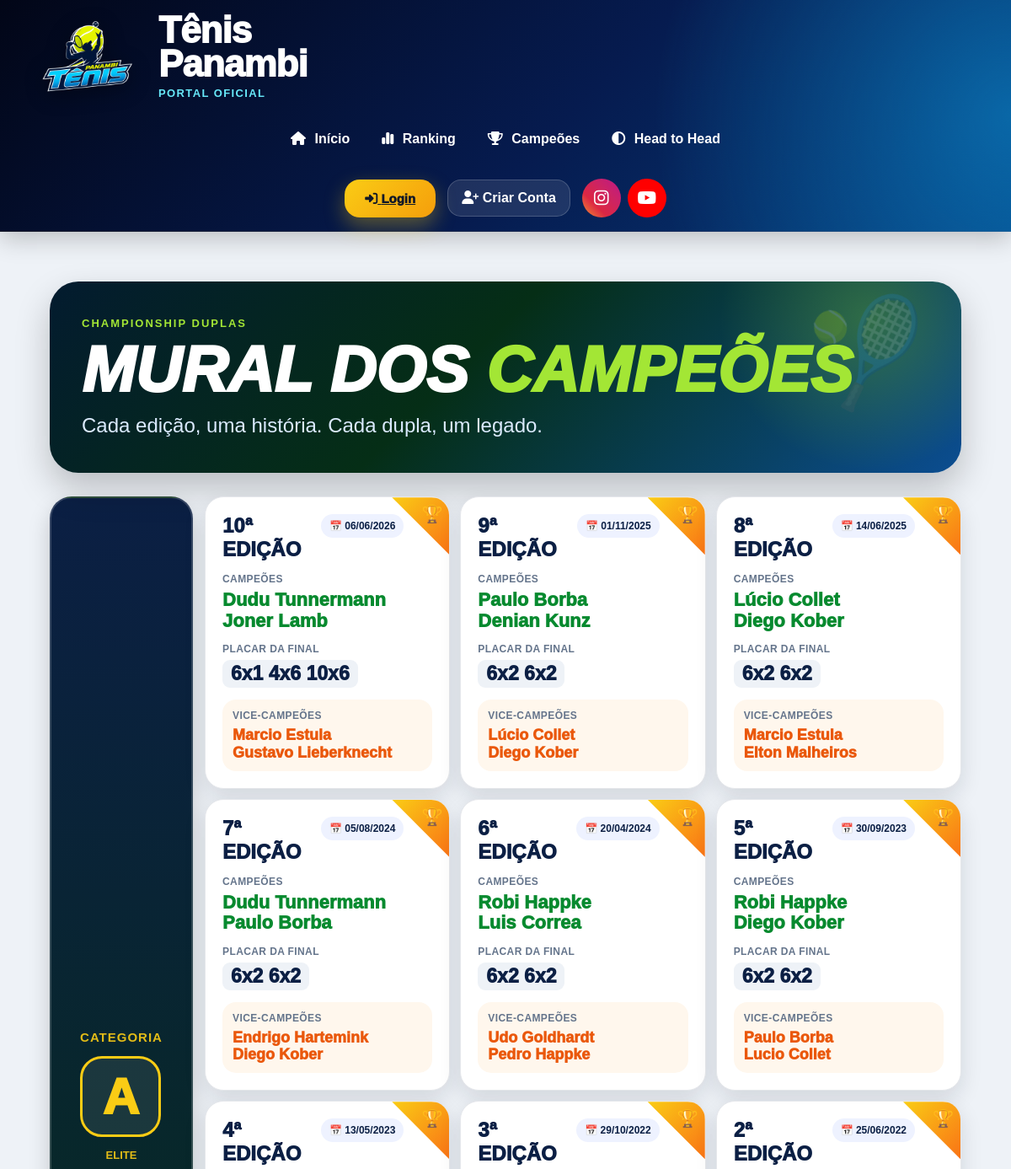
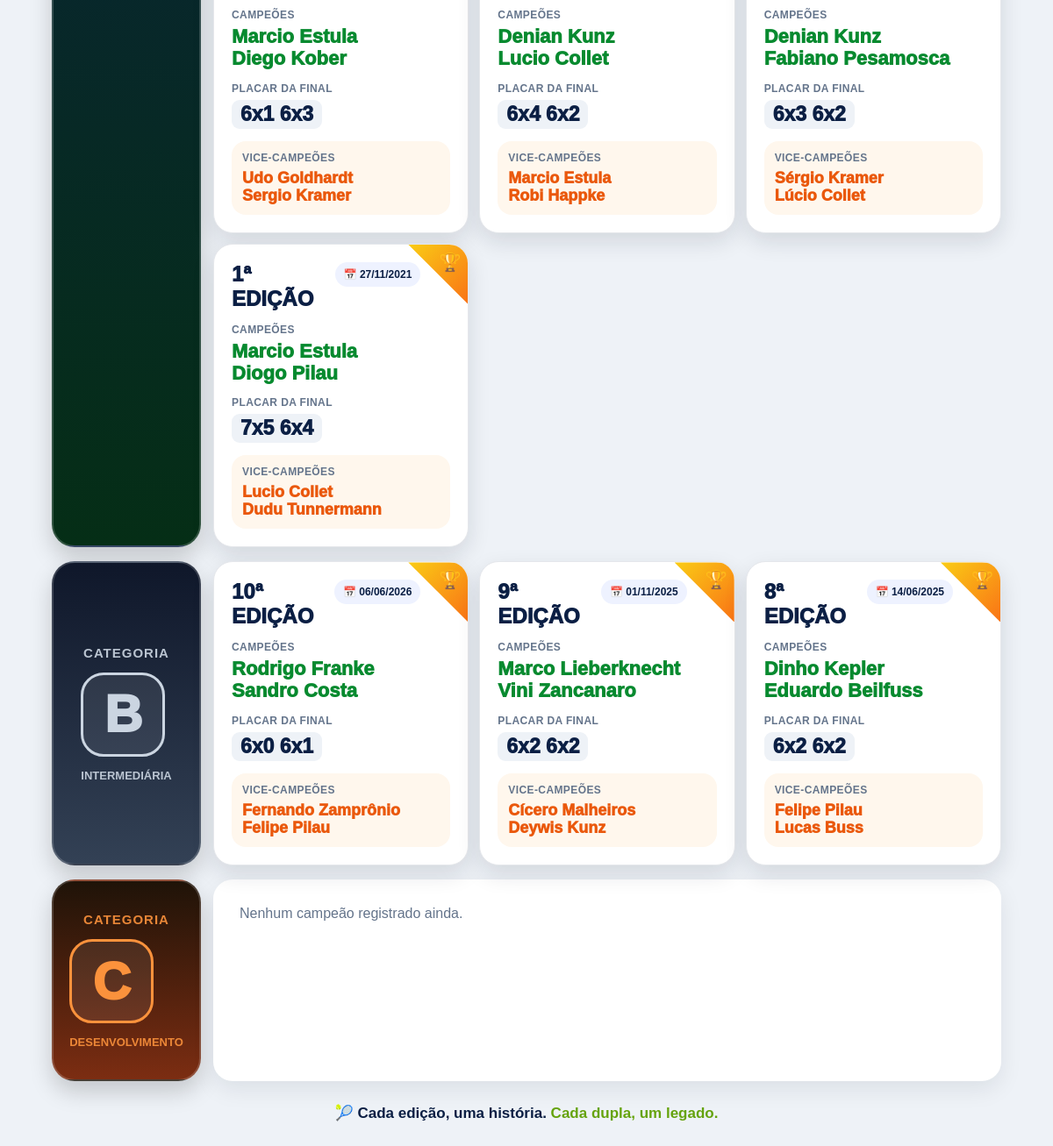
The app's page /mural-campeoes/ with its own data (2 pictures, top to bottom).
### core/models.py (models this page shows, shortened)
class CampeaoTorneio(models.Model):
    CATEGORIAS = [
        ('A', 'Categoria A'),
        ('B', 'Categoria B'),
        ('C', 'Categoria C'),
    ]
    categoria = models.CharField(
        max_length=1,
        choices=CATEGORIAS
    )
    edicao = models.IntegerField()
    data_final = models.DateField()
    campeao_1 = models.CharField(
        max_length=100
    )
    campeao_2 = models.CharField(
        max_length=100
    )
    finalista_1 = models.CharField(
        max_length=100
    )
    finalista_2 = models.CharField(
        max_length=100
    )
    placar = models.CharField(
        max_length=50
    )
    observacoes = models.TextField(
        blank=True,
        null=True
    )
    criado_em = models.DateTimeField(
        auto_now_add=True
    )
    class Meta:
        ordering = [
            'categoria',
            '-edicao'
        ]

### core/views.py (the view)
def mural_campeoes(request):
    campeoes_a = CampeaoTorneio.objects.filter(
        categoria='A'
    ).order_by('-edicao')
    campeoes_b = CampeaoTorneio.objects.filter(
        categoria='B'
    ).order_by('-edicao')
    campeoes_c = CampeaoTorneio.objects.filter(
        categoria='C'
    ).order_by('-edicao')
    return render(
        request,
        'jogador/mural_campeoes.html',
        {
            'campeoes_a': campeoes_a,
            'campeoes_b': campeoes_b,
            'campeoes_c': campeoes_c,
        }
    )

### core/templates/jogador/mural_campeoes.html (shortened to what this page needs)
{% extends 'base/base.html' %}
{% block content %}
<div class="mural-page">
    <div class="mural-hero">
        <div class="hero-kicker">CHAMPIONSHIP DUPLAS</div>
        <h1>Mural dos <span>Campeões</span></h1>
        <p>Cada edição, uma história. Cada dupla, um legado.</p>
    </div>
    <div class="categoria-row">
        <div class="categoria-badge cat-a">
            <div>
                <div class="label">Categoria</div>
                <div class="letra">A</div>
                <div class="sub">Elite</div>
            </div>
        </div>
        <div class="campeoes-track">
            {% for item in campeoes_a %}
                <div class="champ-card">
                    <div class="champ-top">
                        <div class="edicao">
                            {{ item.edicao }}ª edição
                        </div>
                        <div class="date-pill">
                            📅 {{ item.data_final|date:"d/m/Y" }}
                        </div>
                    </div>
                    <div class="small-label">Campeões</div>
                    <div class="champions">
                        {{ item.campeao_1 }}<br>
                        {{ item.campeao_2 }}
                    </div>
                    <div class="score-area">
                        <div class="small-label">Placar da final</div>
                        <div class="score-list">
                            {% for set in item.placar.splitlines %}
                                <span class="score-chip">{{ set }}</span>
                            {% empty %}
                                <span class="score-chip">{{ item.placar }}</span>
                            {% endfor %}
                        </div>
                    </div>
                    <div class="vice-box">
                        <div class="small-label">Vice-campeões</div>
                        <div class="vice-names">
                            {{ item.finalista_1 }}<br>
                            {{ item.finalista_2 }}
                        </div>
                    </div>
                </div>
            {% empty %}
                <div class="empty-card">
                    Nenhum campeão registrado ainda.
                </div>
            {% endfor %}
        </div>
    </div>
    <div class="categoria-row">
        <div class="categoria-badge cat-b">
            <div>
                <div class="label">Categoria</div>
                <div class="letra">B</div>
                <div class="sub">Intermediária</div>
            </div>
        </div>
        <div class="campeoes-track">
            {% for item in campeoes_b %}
                <div class="champ-card">
                    <div class="champ-top">
                        <div class="edicao">
                            {{ item.edicao }}ª edição
                        </div>
                        <div class="date-pill">
                            📅 {{ item.data_final|date:"d/m/Y" }}
                        </div>
                    </div>
                    <div class="small-label">Campeões</div>
                    <div class="champions">
                        {{ item.campeao_1 }}<br>
                        {{ item.campeao_2 }}
                    </div>
                    <div class="score-area">
                        <div class="small-label">Placar da final</div>
                        <div class="score-list">
                            {% for set in item.placar.splitlines %}
                                <span class="score-chip">{{ set }}</span>
                            {% empty %}
                                <span class="score-chip">{{ item.placar }}</span>
                            {% endfor %}
                        </div>
                    </div>
                    <div class="vice-box">
                        <div class="small-label">Vice-campeões</div>
                        <div class="vice-names">
                            {{ item.finalista_1 }}<br>
                            {{ item.finalista_2 }}
                        </div>
                    </div>
                </div>
            {% empty %}
                <div class="empty-card">
                    Nenhum campeão registrado ainda.
                </div>
            {% endfor %}
        </div>
    </div>
    <div class="categoria-row">
        <div class="categoria-badge cat-c">
            <div>
                <div class="label">Categoria</div>
                <div class="letra">C</div>
                <div class="sub">Desenvolvimento</div>
            </div>
        </div>
        <div class="campeoes-track">
            {% for item in campeoes_c %}
                <div class="champ-card">
                    <div class="champ-top">
                        <div class="edicao">
                            {{ item.edicao }}ª edição
                        </div>
                        <div class="date-pill">
                            📅 {{ item.data_final|date:"d/m/Y" }}
                        </div>
                    </div>
                    <div class="small-label">Campeões</div>
                    <div class="champions">
                        {{ item.campeao_1 }}<br>
                        {{ item.campeao_2 }}
                    </div>
                    <div class="score-area">
                        <div class="small-label">Placar da final</div>
                        <div class="score-list">
                            {% for set in item.placar.splitlines %}
                                <span class="score-chip">{{ set }}</span>
                            {% empty %}
                                <span class="score-chip">{{ item.placar }}</span>
                            {% endfor %}
                        </div>
                    </div>
                    <div class="vice-box">
                        <div class="small-label">Vice-campeões</div>
                        <div class="vice-names">
                            {{ item.finalista_1 }}<br>
                            {{ item.finalista_2 }}
                        </div>
                    </div>
                </div>
            {% empty %}
                <div class="empty-card">
                    Nenhum campeão registrado ainda.
                </div>
            {% endfor %}
        </div>
    </div>
    <div class="mural-footer">
        🎾 Cada edição, uma história. <span>Cada dupla, um legado.</span>
    </div>
</div>
{% endblock %}

### core/templates/base/base.html (style rules this page uses)
* { margin:0; padding:0; box-sizing:border-box; font-family:Arial, Helvetica, sans-serif; }
body { background:#eef2f7; overflow-x:hidden; }

### core/templates/jogador/mural_campeoes.html (style rules this page uses)
.mural-page { max-width:1600px; margin:0 auto; padding:24px; color:#0f172a; }
.mural-hero { position:relative; overflow:hidden; border-radius:34px; padding:42px 38px; margin-bottom:28px; color:white; background: radial-gradient(circle at 90% 20%, rgba(132,204,22,.32), transparent 18%), linear-gradient(135deg,#031b2f,#052e16 45%,#0b4d91); box-shadow:0 18px 40px rgba(0,0,0,.22); }
.mural-hero::after { content:'🎾'; position:absolute; right:34px; top:18px; font-size:110px; opacity:.18; transform:rotate(-18deg); }
.hero-kicker { color:#a3e635; font-weight:900; letter-spacing:2px; font-size:13px; margin-bottom:10px; }
.mural-hero h1 { margin:0; font-size:clamp(38px,7vw,76px); line-height:1; font-weight:1000; text-transform:uppercase; font-style:italic; }
.mural-hero h1 span { color:#a3e635; }
.mural-hero p { margin:14px 0 0; font-size:clamp(16px,3vw,24px); color:#dbeafe; }
.categoria-row { display:grid; grid-template-columns:170px 1fr; gap:14px; margin-bottom:16px; }
.categoria-badge { min-height:230px; border-radius:26px; padding:20px; display:flex; flex-direction:column; align-items:center; justify-content:center; text-align:center; color:white; box-shadow:0 12px 26px rgba(0,0,0,.18); border:2px solid rgba(255,255,255,.18); }
.categoria-badge .label { font-size:15px; letter-spacing:1px; font-weight:900; text-transform:uppercase; opacity:.9; }
.categoria-badge .letra { width:96px; height:96px; margin:14px 0; border-radius:26px; display:flex; align-items:center; justify-content:center; font-size:60px; font-weight:1000; border:3px solid currentColor; background:rgba(255,255,255,.08); }
.categoria-badge .sub { font-size:13px; font-weight:900; opacity:.9; text-transform:uppercase; }
.cat-a { background:linear-gradient(180deg,#0b1f44,#052e16); color:#facc15; }
.cat-b { background:linear-gradient(180deg,#0f172a,#334155); color:#cbd5e1; }
.cat-c { background:linear-gradient(180deg,#1f1308,#7c2d12); color:#fb923c; }
.campeoes-track { display:grid; grid-template-columns:repeat(auto-fit,minmax(280px,1fr)); gap:12px; }
.champ-card { position:relative; background:white; border-radius:22px; padding:20px; min-height:230px; box-shadow:0 10px 26px rgba(15,23,42,.12); border:1px solid #e5e7eb; overflow:hidden; }
.champ-card::before { content:''; position:absolute; top:0; right:0; width:68px; height:68px; background:linear-gradient(135deg,#facc15,#f97316); clip-path:polygon(100% 0,0 0,100% 100%); }
.champ-card::after { content:'🏆'; position:absolute; top:8px; right:8px; font-size:20px; }
.champ-top { display:flex; justify-content:space-between; align-items:flex-start; gap:12px; margin-bottom:14px; padding-right:34px; }
.edicao { color:#0b1f44; font-size:24px; font-weight:1000; text-transform:uppercase; }
.date-pill { background:#eef2ff; color:#0b1f44; border-radius:999px; padding:7px 10px; font-size:12px; font-weight:900; white-space:nowrap; }
.small-label { font-size:12px; color:#64748b; font-weight:900; text-transform:uppercase; letter-spacing:.4px; margin-bottom:6px; }
.champions { color:#078a2f; font-size:22px; line-height:1.12; font-weight:1000; margin-bottom:14px; }
.score-area { margin:10px 0 14px; }
.score-list { display:flex; flex-wrap:wrap; gap:8px; }
.score-chip { background:#eef2f7; color:#0b1f44; border-radius:9px; padding:5px 10px; font-size:23px; line-height:1; font-weight:1000; }
.vice-box { background:#fff7ed; border-radius:16px; padding:12px; margin-top:8px; }
.vice-names { color:#ea580c; font-size:18px; line-height:1.12; font-weight:1000; }
.empty-card { background:white; border-radius:22px; padding:30px; color:#64748b; box-shadow:0 10px 26px rgba(15,23,42,.08); }
.mural-footer { text-align:center; margin-top:26px; color:#0b1f44; font-weight:900; font-size:17px; }
.mural-footer span { color:#65a30d; }

### records on screen
CampeaoTorneio: edicao "10", data_final "06/06/2026", campeao_1 "Dudu Tunnermann", campeao_2 "Joner Lamb", splitlines "6x1 4x6 10x6", finalista_1 "Marcio Estula", finalista_2 "Gustavo Lieberknecht"
CampeaoTorneio: edicao "9", data_final "01/11/2025", campeao_1 "Paulo Borba", campeao_2 "Denian Kunz", splitlines "6x2 6x2", finalista_1 "Lúcio Collet", finalista_2 "Diego Kober"
CampeaoTorneio: edicao "8", data_final "14/06/2025", campeao_1 "Lúcio Collet", campeao_2 "Diego Kober", splitlines "6x2 6x2", finalista_1 "Marcio Estula", finalista_2 "Elton Malheiros"
CampeaoTorneio: edicao "7", data_final "05/08/2024", campeao_1 "Dudu Tunnermann", campeao_2 "Paulo Borba", splitlines "6x2 6x2", finalista_1 "Endrigo Hartemink", finalista_2 "Diego Kober"
CampeaoTorneio: edicao "6", data_final "20/04/2024", campeao_1 "Robi Happke", campeao_2 "Luis Correa", splitlines "6x2 6x2", finalista_1 "Udo Goldhardt", finalista_2 "Pedro Happke"
CampeaoTorneio: edicao "5", data_final "30/09/2023", campeao_1 "Robi Happke", campeao_2 "Diego Kober", splitlines "6x2 6x2", finalista_1 "Paulo Borba", finalista_2 "Lucio Collet"
CampeaoTorneio: edicao "4", data_final "13/05/2023", campeao_1 "Marcio Estula", campeao_2 "Diego Kober", splitlines "6x1 6x3", finalista_1 "Udo Goldhardt", finalista_2 "Sergio Kramer"
CampeaoTorneio: edicao "3", data_final "29/10/2022", campeao_1 "Denian Kunz", campeao_2 "Lucio Collet", splitlines "6x4 6x2", finalista_1 "Marcio Estula", finalista_2 "Robi Happke"
CampeaoTorneio: edicao "2", data_final "25/06/2022", campeao_1 "Denian Kunz", campeao_2 "Fabiano Pesamosca", splitlines "6x3 6x2", finalista_1 "Sérgio Kramer", finalista_2 "Lúcio Collet"
CampeaoTorneio: edicao "1", data_final "27/11/2021", campeao_1 "Marcio Estula", campeao_2 "Diogo Pilau", splitlines "7x5 6x4", finalista_1 "Lucio Collet", finalista_2 "Dudu Tunnermann"
CampeaoTorneio: edicao "10", data_final "06/06/2026", campeao_1 "Rodrigo Franke", campeao_2 "Sandro Costa", splitlines "6x0 6x1", finalista_1 "Fernando Zamprônio", finalista_2 "Felipe Pilau"
CampeaoTorneio: edicao "9", data_final "01/11/2025", campeao_1 "Marco Lieberknecht", campeao_2 "Vini Zancanaro", splitlines "6x2 6x2", finalista_1 "Cícero Malheiros", finalista_2 "Deywis Kunz"
CampeaoTorneio: edicao "8", data_final "14/06/2025", campeao_1 "Dinho Kepler", campeao_2 "Eduardo Beilfuss", splitlines "6x2 6x2", finalista_1 "Felipe Pilau", finalista_2 "Lucas Buss"
